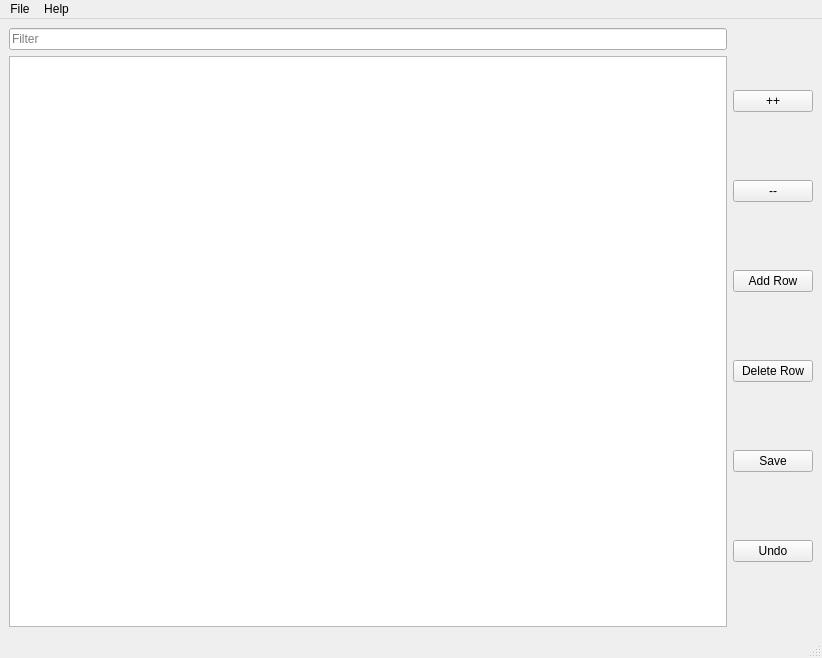
<?xml version="1.0" encoding="UTF-8"?>
<ui version="4.0">
 <class>MainWindow</class>
 <widget class="QMainWindow" name="MainWindow">
  <property name="geometry">
   <rect>
    <x>0</x>
    <y>0</y>
    <width>822</width>
    <height>658</height>
   </rect>
  </property>
  <property name="windowTitle">
   <string>Disease Tracking</string>
  </property>
  <property name="windowIcon">
   <iconset resource="../resources.qrc">
    <normaloff>:/images/images/health.ico</normaloff>:/images/images/health.ico</iconset>
  </property>
  <widget class="QWidget" name="centralwidget">
   <layout class="QHBoxLayout" name="horizontalLayout">
    <item>
     <layout class="QVBoxLayout" name="verticalLayout_2">
      <item>
       <widget class="QLineEdit" name="filterEdit">
        <property name="text">
         <string/>
        </property>
        <property name="placeholderText">
         <string>Filter</string>
        </property>
        <property name="clearButtonEnabled">
         <bool>true</bool>
        </property>
       </widget>
      </item>
      <item>
       <widget class="QTableView" name="table"/>
      </item>
     </layout>
    </item>
    <item>
     <layout class="QVBoxLayout" name="verticalLayout">
      <item>
       <widget class="QPushButton" name="incBtn">
        <property name="text">
         <string>++</string>
        </property>
       </widget>
      </item>
      <item>
       <widget class="QPushButton" name="decBtn">
        <property name="text">
         <string>--</string>
        </property>
       </widget>
      </item>
      <item>
       <widget class="QPushButton" name="addBtn">
        <property name="text">
         <string>Add Row</string>
        </property>
       </widget>
      </item>
      <item>
       <widget class="QPushButton" name="delBtn">
        <property name="text">
         <string>Delete Row</string>
        </property>
       </widget>
      </item>
      <item>
       <widget class="QPushButton" name="saveBtn">
        <property name="text">
         <string>Save</string>
        </property>
       </widget>
      </item>
      <item>
       <widget class="QPushButton" name="undoBtn">
        <property name="text">
         <string>Undo</string>
        </property>
       </widget>
      </item>
     </layout>
    </item>
   </layout>
  </widget>
  <widget class="QMenuBar" name="menubar">
   <property name="geometry">
    <rect>
     <x>0</x>
     <y>0</y>
     <width>822</width>
     <height>21</height>
    </rect>
   </property>
   <widget class="QMenu" name="menuFile">
    <property name="title">
     <string>File</string>
    </property>
    <addaction name="actionImport"/>
    <addaction name="actionExport"/>
   </widget>
   <widget class="QMenu" name="menuHelp">
    <property name="title">
     <string>Help</string>
    </property>
    <addaction name="actionAbout"/>
    <addaction name="actionLicense"/>
   </widget>
   <addaction name="menuFile"/>
   <addaction name="menuHelp"/>
  </widget>
  <widget class="QStatusBar" name="statusbar"/>
  <action name="actionImport">
   <property name="text">
    <string>Import</string>
   </property>
  </action>
  <action name="actionAbout">
   <property name="text">
    <string>About</string>
   </property>
  </action>
  <action name="actionLicense">
   <property name="text">
    <string>License</string>
   </property>
  </action>
  <action name="actionExport">
   <property name="text">
    <string>Export</string>
   </property>
  </action>
 </widget>
 <resources>
  <include location="../resources.qrc"/>
 </resources>
 <connections/>
</ui>
